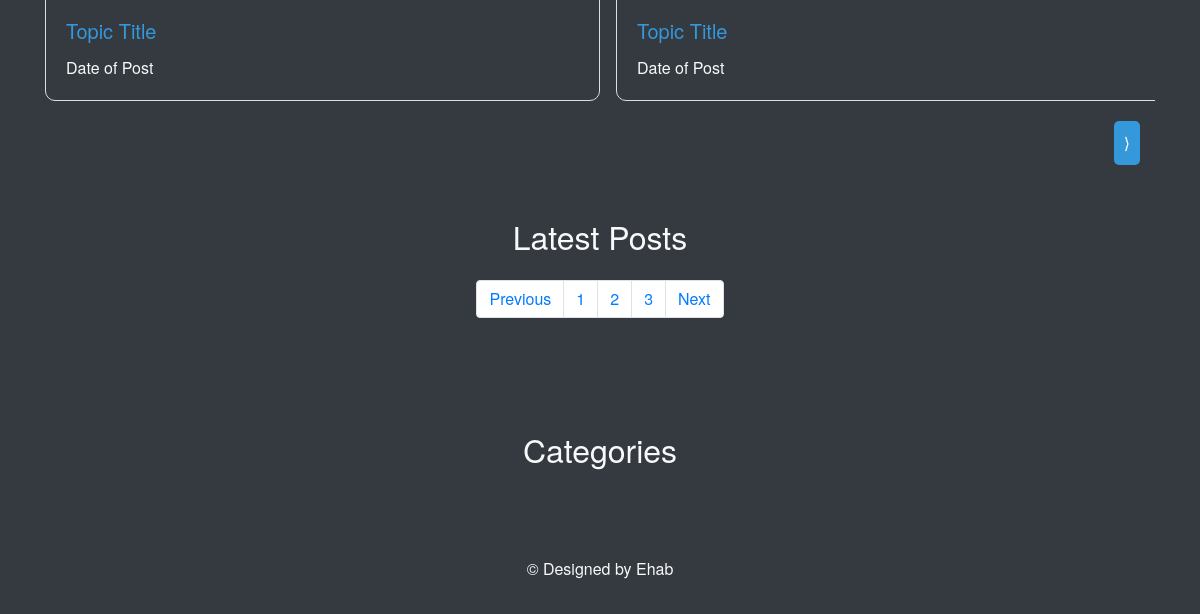
Before: / (lower part) with the older database file.
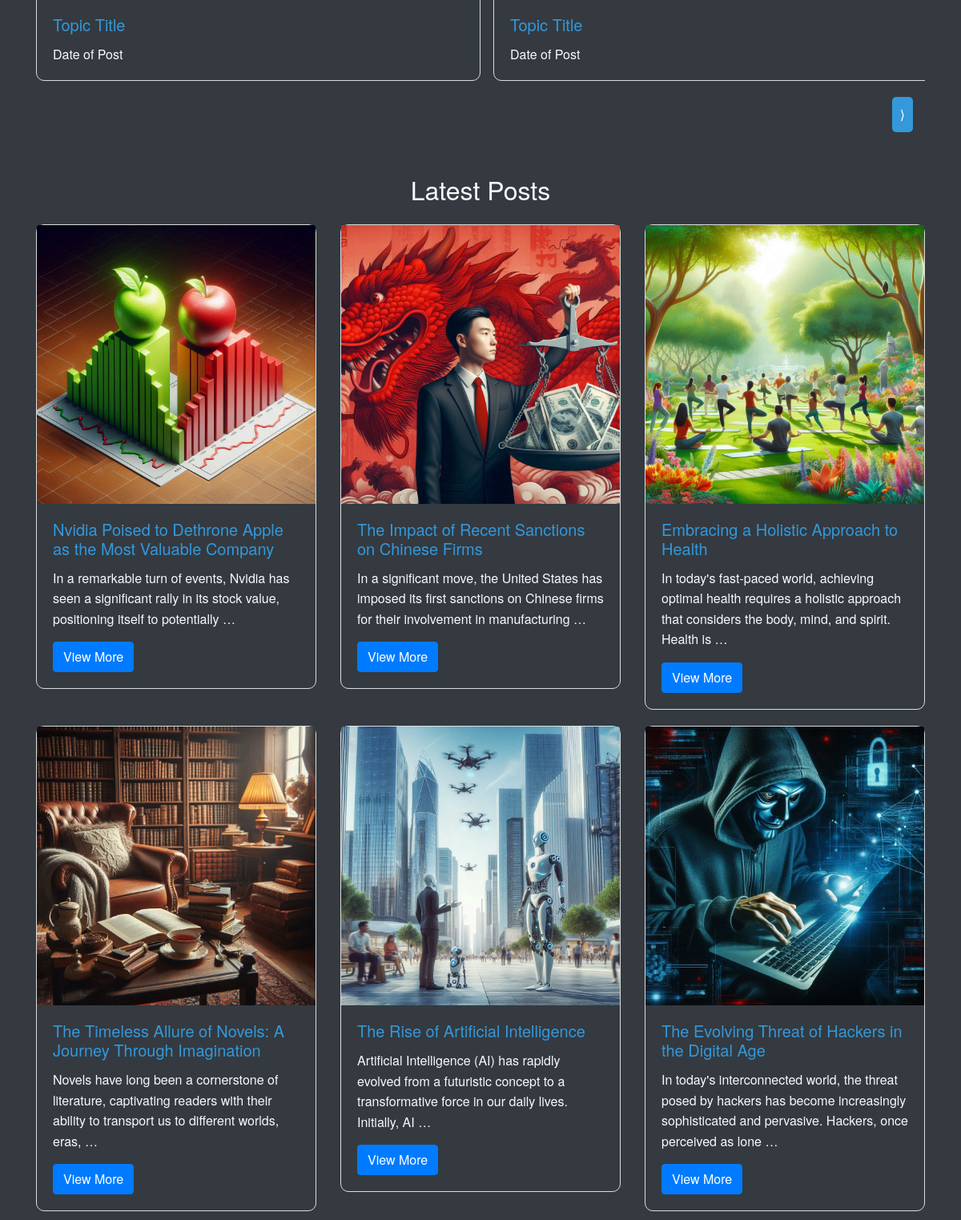
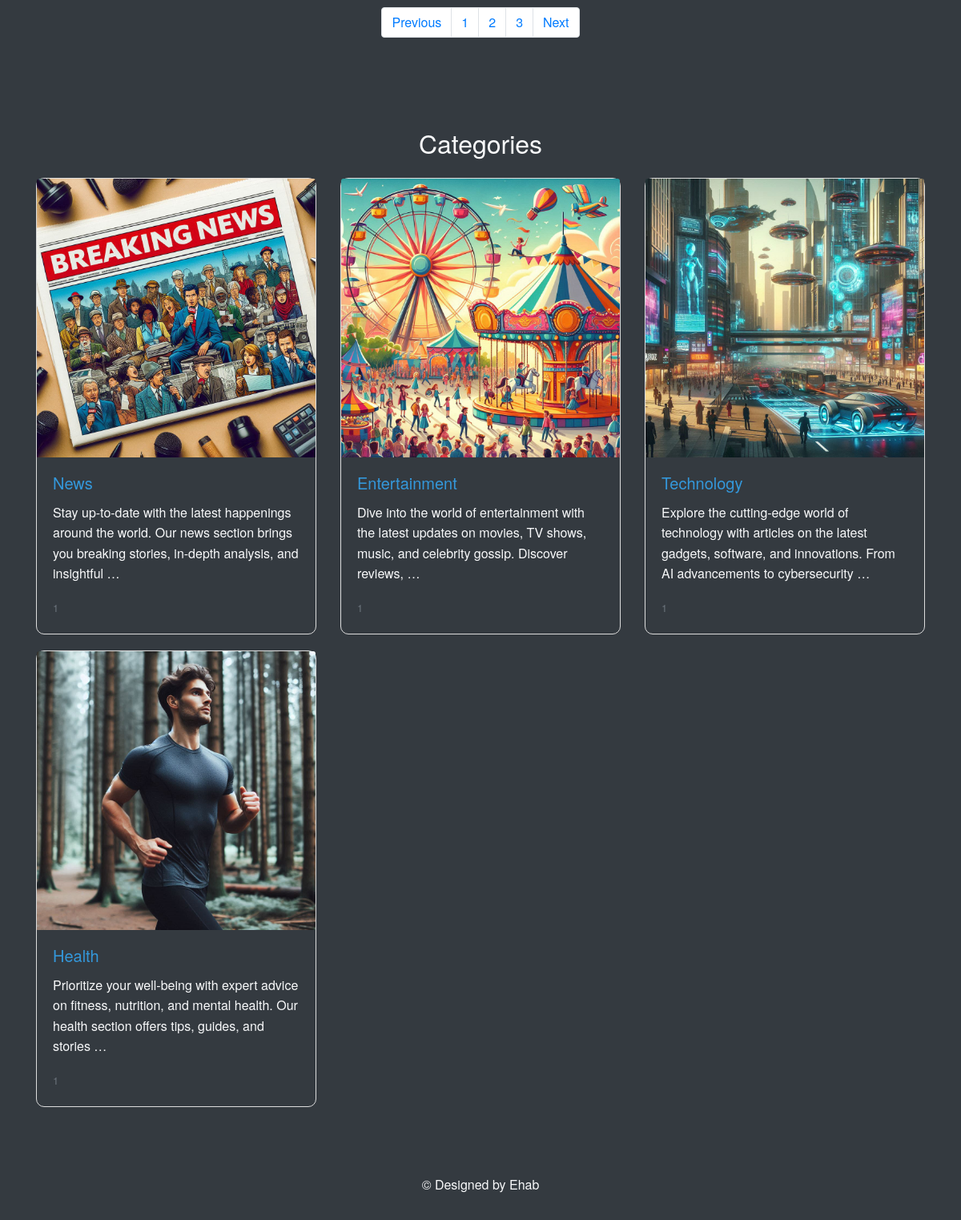
After: the same page with the newer database file (2 pictures, top to bottom).
### blog/models.py (models this page shows, shortened)
class CreatePost(models.Model):
    user = models.ForeignKey(User, on_delete=models.PROTECT)
    title = models.CharField(max_length=255)
    content = models.TextField(max_length=900000)
    image = models.ImageField(upload_to='Posts/imgs/%y/%m/%d/', default='Posts/imgs/default.jpg')
    publish = models.BooleanField(default=True)
    created_at = models.DateTimeField(default=timezone.now)
    category = models.ForeignKey(Category, on_delete=models.CASCADE)

class Category(models.Model):
    user = models.ForeignKey(User, on_delete=models.PROTECT)
    title = models.CharField(max_length=255)
    description = models.TextField(max_length=500)
    image = models.ImageField(upload_to='Category/imgs/%y/%m/%d', default='category/imgs/default.jpg')

### blog/views.py (the view)
# urls.py: path('', views.home, name='home'),
def home(request):
    posts = CreatePost.objects.filter(publish=True)
    categories = Category.objects.all()
    return render(request, 'home.html', {'posts':posts, 'categories': categories})

### blog/templates/home.html (shortened to what this page needs)
{% extends "base.html" %}
{% block content %}
{% load static %}
<section class="gallery-section py-5">
    <div class="container">
        <div class="position-relative">
            <div class="gallery-wrapper overflow-hidden">
                <div class="gallery d-flex">
                    <div class="gallery-item">
                        <div class="card bg-dark text-light">
                            <div class="card-body">
                                <h5 class="card-title">Topic Title</h5>
                                <p class="card-text">Date of Post</p>
                            </div>
                        </div>
                    </div>
                    <div class="gallery-item">
                        <div class="card bg-dark text-light">
                            <div class="card-body">
                                <h5 class="card-title">Topic Title</h5>
                                <p class="card-text">Date of Post</p>
                            </div>
                        </div>
                    </div>
                </div>
            </div>
            <button id="gallery-next" class="btn btn-dark position-absolute top-50 end-0 translate-middle-y">⟩</button>
        </div>
    </div>
</section>
<section class="main-section py-5">
    <div class="container">
        <h2 class="text-center mb-4">Latest Posts</h2>
        <div class="row">
            {% for post in posts %}
            <div class="col-md-4">
                <div class="card bg-dark text-light">
                    <img src="{{ post.image.url }}" class="card-img-top" alt="{{ post.title }}">
                    <div class="card-body">
                        <h5 class="card-title">{{post.title}}</h5>
                        <p class="card-text">{{ post.content|truncatewords:20 }}</p>
                        <a href="#" class="btn btn-primary">View More</a>
                    </div>
                </div>
            </div>
            {% endfor %}
        </div>
        <nav aria-label="Page navigation example">
            <ul class="pagination justify-content-center">
                <li class="page-item"><a class="page-link" href="#">Previous</a></li>
                <li class="page-item"><a class="page-link" href="#">1</a></li>
                <li class="page-item"><a class="page-link" href="#">2</a></li>
                <li class="page-item"><a class="page-link" href="#">3</a></li>
                <li class="page-item"><a class="page-link" href="#">Next</a></li>
            </ul>
        </nav>
    </div>
</section>
<section class="category-section py-5">
    <div class="container">
        <h2 class="text-center mb-4">Categories</h2>
        <div class="row">
            {% for category in categories %}
            <div class="col-md-4">
                <div class="card bg-dark text-light">
                    <img src="{{ category.image.url }}" class="card-img-top" alt="Category Image">
                    <div class="card-body">
                        <h5 class="card-title">{{ category.title }}</h5>
                        <p class="card-text">{{ category.description |truncatewords:20 }}</p>
                        <p class="card-text"><small class="text-muted">1</small></p>
                    </div>
                </div>
            </div>
            {% endfor %}
        </div>
    </div>
</section>
{% endblock content %}

### blog/templates/base.html (shortened to what this page needs)
{% load static %}
<!DOCTYPE html>
<html lang="en">
<head>
    <link rel="stylesheet" href="https://stackpath.bootstrapcdn.com/bootstrap/4.5.2/css/bootstrap.min.css">
    <link rel="stylesheet" href="{% static "style.css" %}">
</head>
<body class="bg-dark text-light">
{% block content %}
{% endblock content %}
<footer class="footer bg-dark text-light py-3">
    <div class="container text-center">
        <p>©  Designed by Ehab</p>
    </div>
</footer>
</body>
</html>

### blog/static/style.css (style rules this page uses)
body { background-color: #f7f7f7; color: #333333; font-family: 'Helvetica Neue', Helvetica, Arial, sans-serif; line-height: 1.6; }
a { color: #3498db; }
.card { background-color: #ffffff; margin-bottom: 20px; border: 1px solid #ddd; border-radius: 10px; }
.card-title { color: #3498db; }
.footer { background-color: #ffffff; padding: 20px 0; text-align: center; }
.gallery-wrapper { overflow: hidden; width: 100%; position: relative; }
.gallery { display: flex; transition: transform 0.5s ease-in-out; }
.gallery-item { flex: 0 0 33.33%; margin-right: 1rem; width: 70%; }
button#gallery-prev, button#gallery-next { background-color: #3498db; color: white; border: none; padding: 10px; cursor: pointer; border-radius: 5px; }
button#gallery-next { right: -40px; }
@media (max-width: 1200px) { .gallery-item { flex: 0 0 50%; } }
@media (max-width: 1200px) { button#gallery-next { right: 15px; } }

Changed rows visible on the page:
added CreatePost: image (picture), title "Nvidia Poised to Dethrone Apple as the Most Valuable Company", content "In a remarkable turn of events, Nvidia has seen a significant rally in its stock value, positioning itself to potentially …"
added CreatePost: image (picture), title "The Impact of Recent Sanctions on Chinese Firms", content "In a significant move, the United States has imposed its first sanctions on Chinese firms for their involvement in manufacturing …"
added CreatePost: image (picture), title "Embracing a Holistic Approach to Health", content "In today's fast-paced world, achieving optimal health requires a holistic approach that considers the body, mind, and spirit. Health is …"
added CreatePost: image (picture), title "The Timeless Allure of Novels: A Journey Through Imagination", content "Novels have long been a cornerstone of literature, captivating readers with their ability to transport us to different worlds, eras, …"
added CreatePost: image (picture), title "The Rise of Artificial Intelligence", content "Artificial Intelligence (AI) has rapidly evolved from a futuristic concept to a transformative force in our daily lives. Initially, AI …"
added CreatePost: image (picture), title "The Evolving Threat of Hackers in the Digital Age", content "In today's interconnected world, the threat posed by hackers has become increasingly sophisticated and pervasive. Hackers, once perceived as lone …"
added Category: image (picture), title "News", description "Stay up-to-date with the latest happenings around the world. Our news section brings you breaking stories, in-depth analysis, and insightful …"
added Category: image (picture), title "Entertainment", description "Dive into the world of entertainment with the latest updates on movies, TV shows, music, and celebrity gossip. Discover reviews, …"
added Category: image (picture), title "Technology", description "Explore the cutting-edge world of technology with articles on the latest gadgets, software, and innovations. From AI advancements to cybersecurity …"
added Category: image (picture), title "Health", description "Prioritize your well-being with expert advice on fitness, nutrition, and mental health. Our health section offers tips, guides, and stories …"
